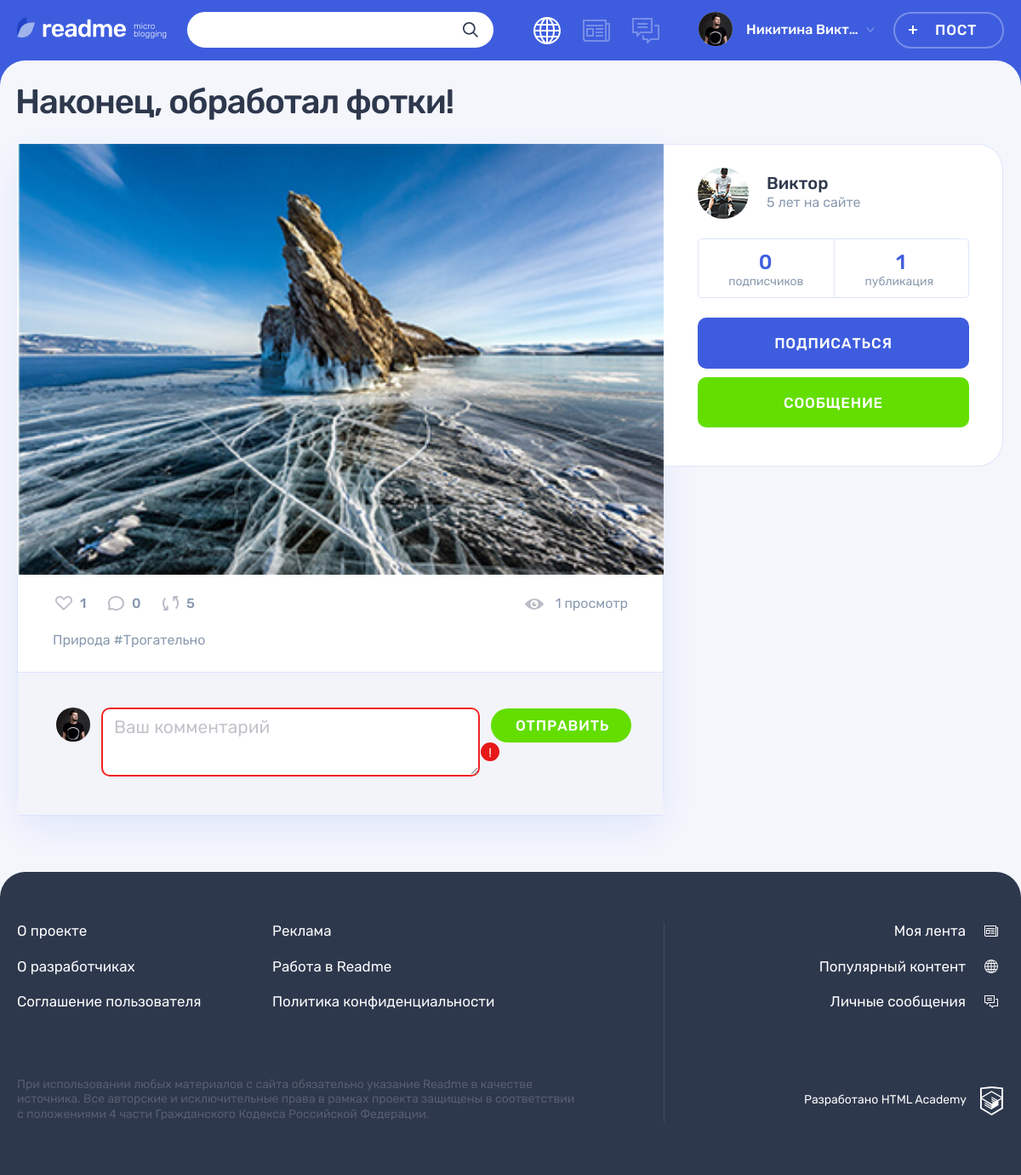
Page /post.php?post_id=3 on the committed database.
### tables this page shows
CREATE TABLE IF NOT EXISTS post (
	id INT AUTO_INCREMENT PRIMARY KEY,
	dt_add DATETIME DEFAULT CURRENT_TIMESTAMP,
	p_title VARCHAR(255) NOT NULL,
	p_content TEXT,
	author VARCHAR(128) COMMENT 'Автор цитаты: задаётся пользователем',
	p_img VARCHAR(255) COMMENT 'Изображение: ссылка на сохранённый файл изображения',
	p_video VARCHAR(255) COMMENT 'Видео: ссылка на видео с youtube',
	p_link VARCHAR(255) COMMENT 'Ссылка: ссылка на сайт, задаётся пользователем;',
	user_id INT NOT NULL COMMENT 'Автор поста. Поле связи с user.id',
	category_id INT NOT NULL COMMENT 'Контент/категория поста. Поле связи с category.id',
	view_count INT UNSIGNED DEFAULT 0,
	INDEX (user_id),
	INDEX (category_id),
	FOREIGN KEY (user_id) REFERENCES user (id),
	FOREIGN KEY (category_id) REFERENCES category (id)
) COMMENT 'Посты';

CREATE TABLE IF NOT EXISTS user (
	id INT AUTO_INCREMENT PRIMARY KEY,
	dt_add DATETIME DEFAULT CURRENT_TIMESTAMP,
	email VARCHAR(128) NOT NULL UNIQUE,
	login VARCHAR(50) NOT NULL,
	password VARCHAR(255) NOT NULL,
	avatar VARCHAR(255)
) COMMENT 'Зарегистрированные пользователи';

### helpers.php (called while the page is built, shortened)
<?php
function get_noun_plural_form(int $number, string $one, string $two, string $many): string
{
    $number = (int)$number;
    $mod10 = $number % 10;
    $mod100 = $number % 100;
    switch (true) {
        case ($mod10 === 1):
            return $one;
        default:
            return $many;
    }
}
function include_template($name, array $data = [])
{
    $name = 'templates/' . $name;
    extract($data);
    require $name;
    $result = ob_get_clean();
    return $result;
}

### functions.php (called while the page is built, shortened)
<?php
function get_interval ($date, $not_ago = 0) {
    $cur_date = date_create("now");
    $date = date_create($date);
    $date_string = $date->format('Y.m.d H:i');
    $cur_date_string = $cur_date->format('Y.m.d H:i');
    $diff = date_diff($date, $cur_date);
    $days = $diff->days;
    $hours_in_day = 24;
    $days_in_week = 7;
    $days_in_5weeks = 35;
    $days_in_year = 365;
    if ($cur_date_string > $date_string) {
        if ($days < 1) {
            $hours = $diff->h;
            if (1 <= $hours and $hours < $hours_in_day) {
                $time_count = $hours . " час" . get_noun_plural_form($hours, '', 'а', 'ов');
            }
            elseif ($hours < 1) {
                $minuts = $diff->i;
                $time_count = $minuts . " минут" . get_noun_plural_form($minuts, 'у', 'ы', '');
            }
        } elseif (1 <= $days) {
            if ($days < $days_in_week) {
                $time_count = $days . " " . get_noun_plural_form($days, 'день', 'дня', 'дней');
            } elseif ($days_in_week <= $days and $days < $days_in_5weeks) {
                $weeks = floor($days / $days_in_week);
                $time_count = $weeks . " недел" . get_noun_plural_form($weeks, 'ю', 'и', 'ь');
            } elseif ($days_in_5weeks <= $days and $days < $days_in_year) {
                $months = $diff->m;
                $time_count = $months . " месяц" . get_noun_plural_form($months, '', 'а', 'ев');
            } elseif ($days_in_year <= $days) {
                $years = $diff->y;
                $time_count = $years . " " . get_noun_plural_form($years, 'год', 'года', 'лет');
            }
        }
    } elseif ($cur_date_string == $date_string) {
        $time_count = "только что";
    } else {
        $time_count = $date_string . " - дата в будущем";
    }
    return $time_count;
}
function get_result ($db_link, $query, $mode = 2) {
    $result = mysqli_query($db_link, $query);
    $rows = mysqli_num_rows($result);
    if ($rows) {
        if ($mode == 1) {
            $array = mysqli_fetch_array($result);
            $array = $array[0];
        } elseif ($mode == 2) {
            $array = mysqli_fetch_all($result, MYSQLI_ASSOC);
        } elseif ($mode == 3) {
            $array = mysqli_fetch_assoc($result);
        } elseif ($mode == 4) {
            $array = mysqli_fetch_all($result);
            $array = array_column($array,0);
        } else {
            exit('Неверный mode');
        }
    } else {
        $array = [];
    }
    return $array;
}
function get_number ($db_link, $table, $condition) {
    $query = '
        SELECT COUNT(id)
        FROM '. $table .'
        WHERE '.$condition;
    $number = get_result($db_link, $query, 1);
    return $number;
}

### templates/posting.php (the view, shortened to what this page needs)
<main class="page__main page__main--publication">
	<div class="container">
		<h1 class="page__title page__title--publication"><?= $post['p_title']; ?></h1>
		<section class="post-details">
			<div class="post-details__wrapper post-<?= $post['category']; ?>">
				<div class="post-details__main-block post post--details">
					<?php require_once $post_type; ?>
					<div class="post__indicators">
						<div class="post__buttons">
							<a class="post__indicator post__indicator--likes button" href="#"
								title="Лайк"> <svg class="post__indicator-icon" width="20"
									height="17">
                          <use xlink:href="#icon-heart"></use>
                        </svg>  <span><?= $arr_num['likes_count']; ?></span>
							</a> <a class="post__indicator post__indicator--comments button"
								href="#" title="Комментарии"> <svg class="post__indicator-icon"
									width="19" height="17">
                          <use xlink:href="#icon-comment"></use>
                        </svg> <span><?= $arr_num['comments_count']; ?></span>
							</a> <a class="post__indicator post__indicator--repost button"
								href="#" title="Репост"> <svg class="post__indicator-icon"
									width="19" height="17">
                          <use xlink:href="#icon-repost"></use>
                        </svg> <span>5</span>
							</a>
						</div>
						<span class="post__view"><?php echo $post['view_count'] . " " .  $view_word ?></span>
					</div>
					<?php if ($hashtags): ?>
					<ul class="post__tags">
						<?php foreach ($hashtags as $hashtag): ?>
						<li><a href="#"><?= $hashtag; ?></a></li>
						<?php endforeach; ?>
					</ul>
					<?php endif; ?>
					<div class="comments">
					<form class="comments__form form" action="#" method="post">
						<div class="comments__my-avatar">
							<img class="comments__picture" src="img/userpic-medium.jpg"
								alt="Аватар пользователя">
						</div>
						<div class="form__input-section form__input-section--error">
							<textarea class="comments__textarea form__textarea form__input"
								placeholder="Ваш комментарий"></textarea>
							<button class="form__error-button button" type="button">!</button>
						</div>
						<button class="comments__submit button button--green"
							type="submit">Отправить</button>
					</form>
				</div>
			</div>
			<div class="post-details__user user">
				<div class="post-details__user-info user__info">
					<div class="post-details__avatar user__avatar">
						<a class="post-details__avatar-link user__avatar-link" href="#"> <img
							class="post-details__picture user__picture"
							src="img/<?= $post['avatar']; ?>" alt="Аватар пользователя">
						</a>
					</div>
					<div class="post-details__name-wrapper user__name-wrapper">
						<a class="post-details__name user__name" href="#"> <span><?= $post['login']; ?></span>
						</a>
						<time class="post-details__time user__time"
							datetime="<?= $post['date_user_title']; ?>"><?= $post['date_user_interval']; ?> на сайте</time>
					</div>
				</div>
				<div class="post-details__rating user__rating">
					<p
						class="post-details__rating-item user__rating-item user__rating-item--subscribers">
						<span class="post-details__rating-amount user__rating-amount"><?= $arr_num['followers_count']; ?></span>
						<span class="post-details__rating-text user__rating-text"><?= $followers_word; ?></span>
					</p>
					<p
						class="post-details__rating-item user__rating-item user__rating-item--publications">
						<span class="post-details__rating-amount user__rating-amount"><?= $arr_num['posts_count']; ?></span>
						<span class="post-details__rating-text user__rating-text"><?= $posts_word; ?></span>
					</p>
				</div>
				<div class="post-details__user-buttons user__buttons">
					<button
						class="user__button user__button--subscription button button--main"
						type="button">Подписаться</button>
					<a class="user__button user__button--writing button button--green"
						href="#">Сообщение</a>
				</div>
			</div>
		</div>
		</section>
	</div>
</main>

### templates/post-photo.php
<div class="post-details__image-wrapper post-photo__image-wrapper">
	<img src="img/<?= $post['p_img']; ?>" alt="Фото от пользователя" width="760" height="507">
</div>

### rows in the picture
post: p_title "Наконец, обработал фотки!", p_img (picture), view_count "1", user.avatar (picture), user.login "Виктор"

### other values in the picture
$user_name "Никитина Викт…"
$arr_num['likes_count'] "1"
$arr_num['comments_count'] "0"
$view_word "просмотр"
$hashtag "Природа"
$hashtag "#Трогательно"
$post['date_user_interval'] "5 лет"
$arr_num['followers_count'] "0"
$followers_word "подписчиков"
$arr_num['posts_count'] "1"
$posts_word "публикация"
